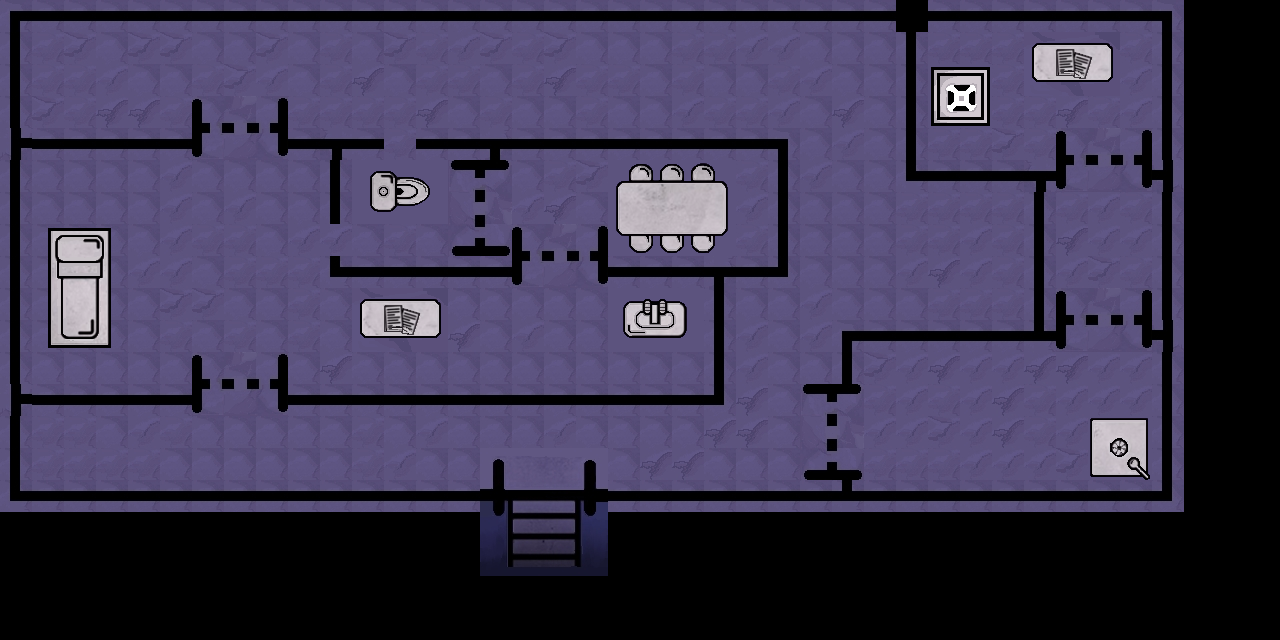

This is a level from a 2D game, rendered from its Tiled map with the project's own tilesets. A one-line summary and the complete map file follow:
An orthogonal 40x20 tile map with 32x32 px tiles, 1 tile layer (Calque de Tile 1), 4 tilesets and 1 object (Door).

<map version="1.2" tiledversion="1.2.0" orientation="orthogonal" renderorder="right-down" width="40" height="20" tilewidth="32" tileheight="32" infinite="0" nextlayerid="9" nextobjectid="2">
 <tileset firstgid="1" name="tileset bomm oui c lui" tilewidth="32" tileheight="32" tilecount="184" columns="23">
  <image source="Pictures/tileset bomm oui c lui.png" width="736" height="256" />
  <tile id="0">
   <properties>
    <property name="isSolid" type="bool" value="true" />
   </properties>
  </tile>
  <tile id="1">
   <properties>
    <property name="isSolid" type="bool" value="true" />
   </properties>
  </tile>
  <tile id="2">
   <properties>
    <property name="isSolid" type="bool" value="true" />
   </properties>
  </tile>
  <tile id="3">
   <properties>
    <property name="isSolid" type="bool" value="true" />
   </properties>
  </tile>
  <tile id="23">
   <properties>
    <property name="isSolid" type="bool" value="true" />
   </properties>
  </tile>
  <tile id="25">
   <properties>
    <property name="isSolid" type="bool" value="true" />
   </properties>
  </tile>
  <tile id="26">
   <properties>
    <property name="isSolid" type="bool" value="true" />
   </properties>
  </tile>
  <tile id="46">
   <properties>
    <property name="isSolid" type="bool" value="true" />
   </properties>
  </tile>
  <tile id="48">
   <properties>
    <property name="isSolid" type="bool" value="true" />
   </properties>
  </tile>
  <tile id="49">
   <properties>
    <property name="isSolid" type="bool" value="true" />
   </properties>
  </tile>
 </tileset>
 <tileset firstgid="185" name="tile toilet" tilewidth="32" tileheight="32" tilecount="6" columns="3">
  <image source="Pictures/tile toilet.png" width="96" height="64" />
  <tile id="0">
   <properties>
    <property name="isSolid" type="bool" value="true" />
   </properties>
  </tile>
  <tile id="1">
   <properties>
    <property name="isSolid" type="bool" value="false" />
   </properties>
  </tile>
  <tile id="2">
   <properties>
    <property name="isSolid" type="bool" value="false" />
   </properties>
  </tile>
  <tile id="3">
   <properties>
    <property name="isSolid" type="bool" value="true" />
   </properties>
  </tile>
  <tile id="4">
   <properties>
    <property name="isSolid" type="bool" value="false" />
   </properties>
  </tile>
  <tile id="5">
   <properties>
    <property name="isSolid" type="bool" value="false" />
   </properties>
  </tile>
 </tileset>
 <tileset firstgid="191" name="tile angle 5" tilewidth="32" tileheight="32" tilecount="1" columns="1">
  <image source="Pictures/tile angle 5.jpg" width="32" height="32" />
  <tile id="0">
   <properties>
    <property name="isSolid" type="bool" value="true" />
   </properties>
  </tile>
 </tileset>
 <tileset firstgid="192" name="tile entrence" tilewidth="32" tileheight="32" tilecount="16" columns="4">
  <properties>
   <property name="isSolid" type="bool" value="true" />
  </properties>
  <image source="Pictures/tile entrence.jpg" width="128" height="128" />
  <tile id="0">
   <properties>
    <property name="isSolid" type="bool" value="true" />
   </properties>
  </tile>
  <tile id="1">
   <properties>
    <property name="isSolid" type="bool" value="false" />
   </properties>
  </tile>
  <tile id="2">
   <properties>
    <property name="isSolid" type="bool" value="false" />
   </properties>
  </tile>
  <tile id="3">
   <properties>
    <property name="isSolid" type="bool" value="true" />
   </properties>
  </tile>
  <tile id="4">
   <properties>
    <property name="isSolid" type="bool" value="true" />
   </properties>
  </tile>
  <tile id="5">
   <properties>
    <property name="isSolid" type="bool" value="false" />
   </properties>
  </tile>
  <tile id="6">
   <properties>
    <property name="isSolid" type="bool" value="false" />
   </properties>
  </tile>
  <tile id="7">
   <properties>
    <property name="isSolid" type="bool" value="true" />
   </properties>
  </tile>
  <tile id="8">
   <properties>
    <property name="isSolid" type="bool" value="false" />
   </properties>
  </tile>
  <tile id="9">
   <properties>
    <property name="isSolid" type="bool" value="false" />
   </properties>
  </tile>
  <tile id="10">
   <properties>
    <property name="isSolid" type="bool" value="false" />
   </properties>
  </tile>
  <tile id="11">
   <properties>
    <property name="isSolid" type="bool" value="false" />
   </properties>
  </tile>
  <tile id="12">
   <properties>
    <property name="isSolid" type="bool" value="false" />
   </properties>
  </tile>
  <tile id="13">
   <properties>
    <property name="isSolid" type="bool" value="false" />
   </properties>
  </tile>
  <tile id="14">
   <properties>
    <property name="isSolid" type="bool" value="false" />
   </properties>
  </tile>
  <tile id="15">
   <properties>
    <property name="isSolid" type="bool" value="false" />
   </properties>
  </tile>
 </tileset>
 <layer id="7" name="Calque de Tile 1" width="40" height="20">
  <data encoding="csv">
3,27,27,27,27,27,27,27,27,27,27,27,27,27,27,27,27,27,27,27,27,27,27,27,27,27,27,27,0,27,27,27,27,27,27,27,2,0,0,0,
50,54,53,55,53,53,55,55,53,55,54,55,53,54,52,53,54,53,55,55,55,54,54,52,52,55,55,55,50,54,54,54,16,17,18,54,50,0,0,0,
50,54,54,52,55,55,54,53,52,55,54,51,55,54,54,55,54,51,54,54,55,54,55,55,54,52,55,55,50,8,9,54,39,40,41,52,50,0,0,0,
50,53,54,51,51,54,24,25,26,54,54,54,54,51,55,54,55,55,54,55,55,52,54,54,52,55,51,55,50,31,32,54,54,51,54,52,50,0,0,0,
2684354751,27,27,27,27,27,47,48,49,27,3221225663,27,54,27,27,1073742015,27,27,27,27,27,27,27,27,2,55,52,55,50,54,54,53,54,24,25,26,50,0,0,0,
50,55,55,55,55,52,55,55,55,55,50,185,186,187,2684354607,2684354584,55,54,53,10,11,12,13,54,50,52,55,55,1,27,27,27,3221225663,47,48,49,536871103,0,0,0,
50,55,55,55,55,52,55,52,55,55,50,188,189,190,2684354608,2684354585,52,51,55,33,34,35,36,52,50,55,55,55,54,54,54,54,50,54,52,54,50,0,0,0,
50,19,20,21,55,52,54,54,55,52,52,55,54,55,2684354609,2684354586,24,25,26,56,57,58,59,54,50,55,55,55,54,54,52,54,50,51,52,52,50,0,0,0,
50,42,43,44,52,52,55,54,54,54,1,27,27,27,27,27,47,48,49,27,27,27,1073742015,27,4,55,55,55,52,51,52,54,50,52,53,54,50,0,0,0,
50,65,66,67,55,53,53,55,55,54,55,16,17,18,55,55,55,55,55,5,6,7,50,55,55,52,55,55,55,54,54,54,50,24,25,26,50,0,0,0,
50,88,89,90,55,54,55,54,55,54,55,39,40,41,51,55,52,55,55,28,29,30,50,52,55,52,3,27,27,27,27,27,191,47,48,49,536871103,0,0,0,
50,55,55,55,55,55,24,25,26,55,51,55,55,55,55,55,55,55,55,55,55,55,50,52,55,55,50,53,52,51,52,52,51,51,52,52,50,0,0,0,
2684354751,27,27,27,27,27,47,48,49,27,27,27,27,27,27,27,27,27,27,27,27,27,4,51,55,2684354607,2684354584,54,52,54,52,51,54,52,52,52,50,0,0,0,
50,54,54,55,52,54,55,55,55,55,55,54,55,52,55,55,55,52,55,55,55,55,51,51,55,2684354608,2684354585,52,52,53,52,51,54,52,1610612751,1610612774,50,0,0,0,
50,54,54,54,54,55,55,55,55,55,55,54,52,55,55,192,193,194,195,55,51,51,55,55,55,2684354609,2684354586,54,54,54,52,52,52,53,1610612750,1610612773,50,0,0,0,
1,27,27,27,27,27,27,27,27,27,27,27,27,27,27,196,197,198,199,27,27,27,27,27,27,27,191,27,27,27,27,27,27,27,27,27,4,0,0,0,
102,102,0,0,0,102,102,102,102,102,0,0,0,0,0,200,201,202,203,94,102,0,0,0,102,102,102,0,0,0,0,0,0,0,0,0,0,0,0,0,
102,102,102,102,102,102,0,0,0,102,102,102,102,102,102,204,205,206,207,94,0,0,0,0,0,0,102,102,102,0,0,0,0,0,0,0,102,0,0,0,
0,0,0,0,0,0,0,0,0,0,0,0,0,0,0,0,0,0,0,0,0,0,0,0,0,0,0,0,0,0,0,0,0,0,0,0,0,0,0,0,
0,0,0,0,0,0,0,0,0,0,0,0,0,0,0,0,0,0,0,0,0,0,0,0,0,0,0,0,0,0,0,0,0,0,0,0,0,0,0,0
</data>
 </layer>
 <objectgroup id="8" name="Calque d'objets 1">
  <object id="1" type="Door" x="502" y="370" width="128" height="70">
   <properties>
    <property name="LoadFileMap" type="file" value="" />
   </properties>
  </object>
 </objectgroup>
</map>